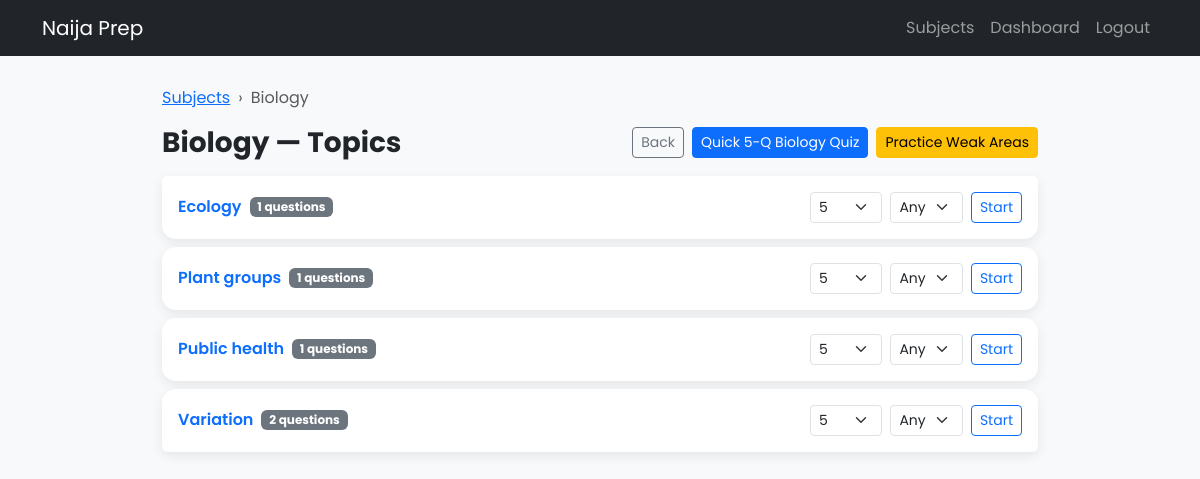
The page /subjects/Biology (signed in) on the database its author committed.
### app/models.py (models this page shows, shortened)
class Question(db.Model):
    id = db.Column(db.Integer, primary_key=True)
    subject = db.Column(db.String(255), nullable=True)       # NEW
    topic = db.Column(db.String(255), nullable=False)
    difficulty = db.Column(db.Integer, nullable=False)
    question_text = db.Column(db.Text, nullable=False)
    option_a = db.Column(db.Text, nullable=False)
    option_b = db.Column(db.Text, nullable=False)
    option_c = db.Column(db.Text, nullable=False)
    option_d = db.Column(db.Text, nullable=False)
    correct_option = db.Column(db.String(10), nullable=False)
    explanation = db.Column(db.Text, nullable=True)
    exam_year = db.Column(db.String(255), nullable=True)

### app/routes.py (the view)
    @app.route("/subjects/<subject>")
    @login_required
    def subject_topics(subject):
        if subject not in SUBJECTS:
            flash("Unknown subject.", "warning")
            return redirect(url_for("subjects"))
        rows = (
            db.session.query(Question.topic, func.count(Question.id))
            .filter(Question.subject == subject)
            .group_by(Question.topic)
            .order_by(Question.topic.asc())
            .all()
        )
        topics = [{"name": t, "count": c} for (t, c) in rows]
        if not topics:
            flash(f"No topics found in {subject}.", "warning")
        return render_template("subject_topics.html", subject=subject, topics=topics)

### app/models.py (called while the page is built)
@login_manager.user_loader
def load_user(user_id):
    return User.query.get(int(user_id))

### app/templates/subject_topics.html (shortened to what this page needs)
<!DOCTYPE html>
<html lang="en">
<head>
  <link href="https://cdn.jsdelivr.net/npm/bootstrap@5.3.3/dist/css/bootstrap.min.css" rel="stylesheet">
</head>
<body>
<nav class="navbar navbar-expand-lg navbar-dark bg-dark">
  <div class="container">
    <a class="navbar-brand" href="{{ url_for('home') }}">Naija Prep</a>
    <div id="nav" class="collapse navbar-collapse">
      <ul class="navbar-nav ms-auto">
        <li class="nav-item"><a class="nav-link" href="{{ url_for('subjects') }}">Subjects</a></li>
        <li class="nav-item"><a class="nav-link" href="{{ url_for('dashboard') }}">Dashboard</a></li>
        <li class="nav-item"><a class="nav-link" href="{{ url_for('logout') }}">Logout</a></li>
      </ul>
    </div>
  </div>
</nav>
<div class="container wrap">
  <nav aria-label="breadcrumb">
    <ol class="breadcrumb">
      <li class="breadcrumb-item"><a href="{{ url_for('subjects') }}">Subjects</a></li>
      <li class="breadcrumb-item active" aria-current="page">{{ subject }}</li>
    </ol>
  </nav>
  <div class="d-flex flex-column flex-md-row justify-content-between align-items-md-center mb-3 gap-2">
    <h3 class="m-0 fw-bold">{{ subject }} — Topics</h3>
    <div class="d-flex flex-wrap gap-2">
      <a class="btn btn-sm btn-outline-secondary" href="{{ url_for('subjects') }}">Back</a>
      <a class="btn btn-sm btn-primary" href="{{ url_for('quiz', subject=subject) }}">
        Quick 5-Q {{ subject }} Quiz
      </a>
      <a class="btn btn-sm btn-warning" href="{{ url_for('practice_weak', subject=subject, k=3, n=10) }}">
        Practice Weak Areas
      </a>
    </div>
  </div>
  {% if topics %}
    <div class="list-group">
      {% for t in topics %}
        <div class="list-group-item topic-card mb-2">
          <div class="d-flex flex-column flex-md-row align-items-md-center justify-content-between gap-2">
            <div class="d-flex align-items-center gap-2">
              <a class="text-decoration-none fw-semibold" href="{{ url_for('quiz', subject=subject, topic=t.name) }}">
                {{ t.name }}
              </a>
              <span class="badge bg-secondary">{{ t.count }} questions</span>
            </div>
            <form action="{{ url_for('quiz') }}" method="get" class="mini-form d-flex gap-2">
              <select name="n" class="form-select form-select-sm" aria-label="Number of questions">
                <option value="5" selected>5</option>
              </select>
              <select name="difficulty" class="form-select form-select-sm" aria-label="Difficulty">
                <option value="any" selected>Any</option>
              </select>
              <button class="btn btn-sm btn-outline-primary" type="submit">Start</button>
            </form>
          </div>
        </div>
      {% endfor %}
    </div>
  {% else %}
    <p class="text-muted">No topics available in {{ subject }} yet.</p>
  {% endif %}
</div>
</body>
</html>

### app/templates/subject_topics.html (style rules this page uses)
body { background:#f8f9fa; font-family:'Poppins', sans-serif; }
.wrap { max-width: 900px; margin: 30px auto; }
.topic-card { border:none; border-radius:14px; background:#fff; box-shadow:0 4px 12px rgba(0,0,0,.08); padding:16px; }
.breadcrumb { --bs-breadcrumb-divider: '›'; }
.mini-form select { max-width: 100px; }

### rows shown on the page
Question: name "Ecology", count "1"
Question: name "Plant groups", count "1"
Question: name "Public health", count "1"

### other values the page prints
{{ subject }} "Biology"
{{ t.name }} "Variation"
{{ t.count }} "2"
